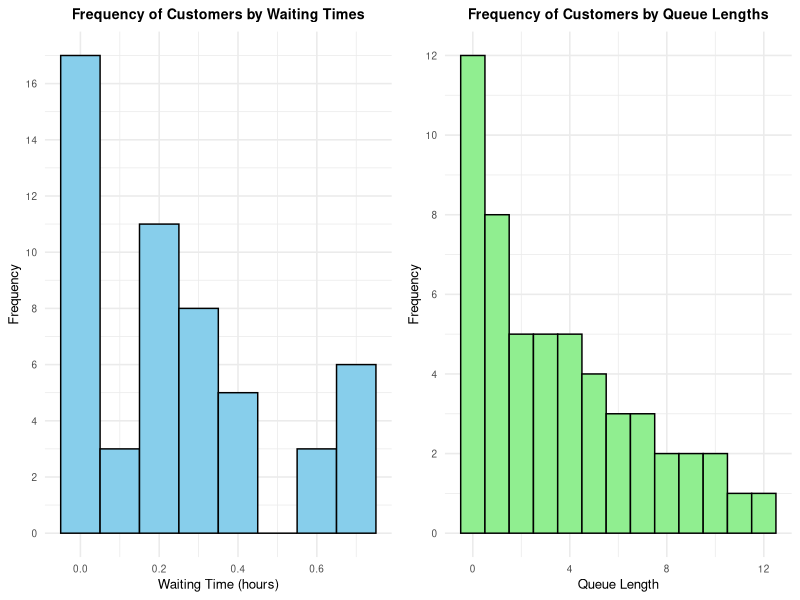
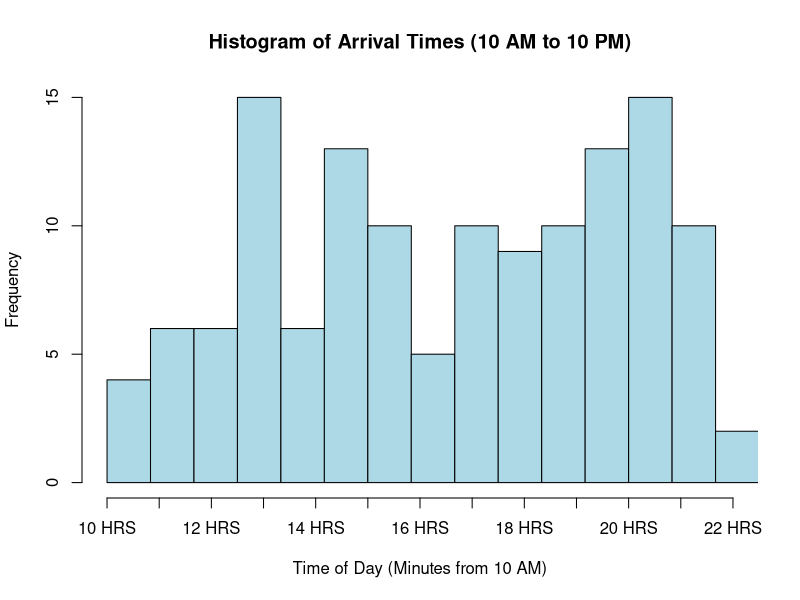
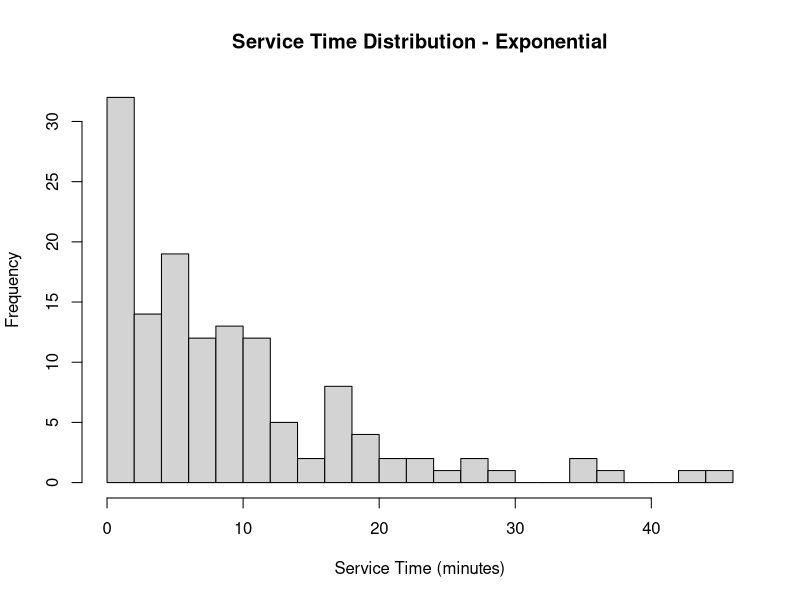
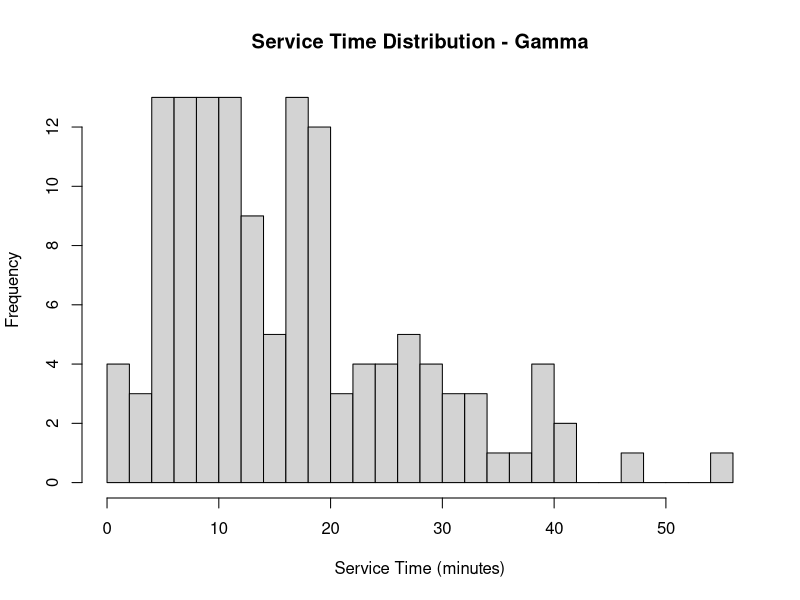
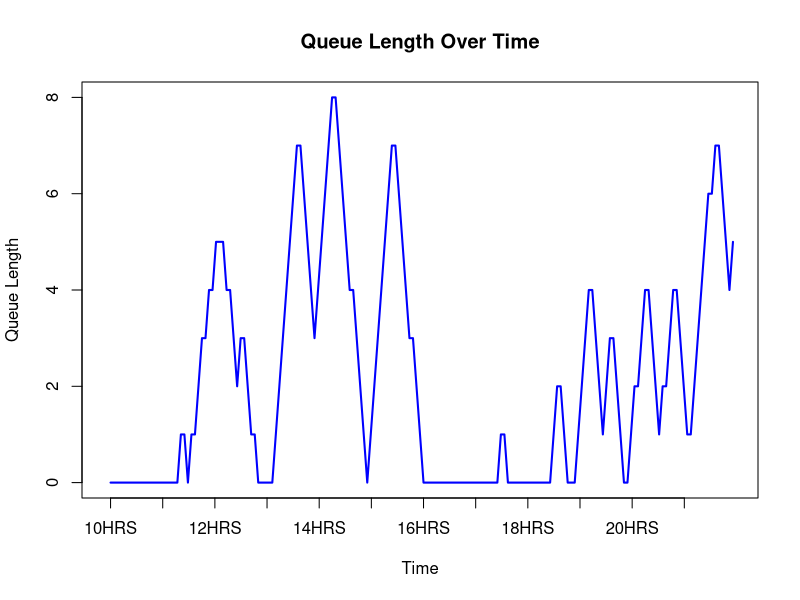

Write the R code that produced these figures, in order.
## ---- chunk 1
knitr::opts_chunk$set(echo = FALSE)
## ---- chunk 2
library(ggplot2)
library(gridExtra)

set.seed(2) 

operating_hours <- 12  
lambda_arrival <- 5   
lambda_service <- 6   

total_arrivals <- rpois(1, lambda_arrival * operating_hours)
arrival_times <- cumsum(rexp(total_arrivals, rate = lambda_arrival))

service_times <- rexp(total_arrivals, rate = lambda_service)

wait_times <- numeric(total_arrivals)
queue_lengths <- numeric(total_arrivals)
table_free_time <- 0
current_queue <- 0
downtime <- 0

for (i in 1:total_arrivals) {
  if (arrival_times[i] > table_free_time) {
    downtime <- downtime + (arrival_times[i] - table_free_time)
  }
  
  while (current_queue > 0 && table_free_time <= arrival_times[i]) {
    current_queue <- current_queue - 1
  }
  
  wait_time <- max(0, table_free_time - arrival_times[i])
  wait_times[i] <- wait_time
  
  if (arrival_times[i] < table_free_time) {
    current_queue <- current_queue + 1
  }
  
  table_free_time <- max(table_free_time, arrival_times[i]) + service_times[i]
  
  queue_lengths[i] <- current_queue
}

mean_wait <- mean(wait_times) * 60 
median_wait <- median(wait_times) * 60 
mean_queue_length <- mean(queue_lengths)
downtime_hours <- downtime

results <- data.frame(
  Metric = c("Mean Waiting (min)", "Median Waiting (min)", "Mean Queue Length", "Downtime (hours)"),
  Value = c(mean_wait, median_wait, mean_queue_length, downtime_hours)
)

print(results)
## ---- chunk 3
library(ggplot2)
library(gridExtra)

wait_times_df <- data.frame(wait_times)
queue_length_df <- data.frame(queue_lengths)

waiting_times_plot <- ggplot(wait_times_df, aes(x = wait_times)) +
  geom_histogram(binwidth = 0.1, fill = "skyblue", color = "black") +
  labs(title = "Frequency of Customers by Waiting Times",
       x = "Waiting Time (hours)", y = "Frequency") +
  scale_y_continuous(breaks = seq(0, 20, 2)) +
  theme_minimal(base_size = 12) + 
  theme(
    plot.title = element_text(size = rel(0.85), face = "bold", hjust = 0.5), 
    axis.title = element_text(size = rel(0.8)),              
    axis.text = element_text(size = rel(0.6))           
  )

queue_lengths_plot <- ggplot(queue_length_df, aes(x = queue_lengths)) +
  geom_histogram(binwidth = 1, fill = "lightgreen", color = "black") +
  labs(title = "Frequency of Customers by Queue Lengths",
       x = "Queue Length", y = "Frequency") +
  scale_y_continuous(breaks = seq(0, 15, 2)) +
  theme_minimal(base_size = 12) +
  theme(
    plot.title = element_text(size = rel(0.85), face = "bold", hjust = 0.5),  
    axis.title = element_text(size = rel(0.8)),              
    axis.text = element_text(size = rel(0.6))                
  )

grid.arrange(waiting_times_plot, queue_lengths_plot, ncol = 2)

## ---- chunk 4
set.seed(223)

time_intervals <- c(0, 120, 300, 420, 720)
arrival_rates <- c(4, 12, 5, 15)
service_rates <- c(6,6,6,6,6,6,6,9,9,9,9,9)
n_tables <- 5

#exponential rv
#inverse_cdf_exp <- function(lambda) {
 # -log(1 - runif(1)) / lambda
#}

simulate_poisson_arrivals <- function(lambda, start_time, end_time) {
  n_arrivals <- rpois(1, (lambda / 60) * (end_time - start_time))
  sort(runif(n_arrivals, start_time, end_time))
}

arrival_times <- c()
for (i in 1:4) {
  arrivals <- simulate_poisson_arrivals(arrival_rates[i], time_intervals[i], time_intervals[i + 1])
  arrival_times <- c(arrival_times, arrivals)
}

arrival_times_in_day <- arrival_times + 600

hist(arrival_times_in_day, 
     main = "Histogram of Arrival Times (10 AM to 10 PM)", 
     xlab = "Time of Day (Minutes from 10 AM)", 
     ylab = "Frequency", 
     col = "lightblue", 
     border = "black", 
     breaks = 20, 
     xlim = c(600, 1320),
     xaxt = "n")

axis(1, at = seq(600, 1320, by = 60), labels = paste(seq(10, 22), "HRS", sep = " "))
## ---- chunk 5
set.seed(223)
service_times_old <- sapply(arrival_times, function(t) {
  hour <- ceiling(t / 60) 
  rexp(1, rate = service_rates[hour]/60)
})


hist(service_times_old, main = "Service Time Distribution - Exponential", xlab = "Service Time (minutes)", breaks = 30)
## ---- chunk 6
set.seed(223)
service_times <- sapply(arrival_times, function(t) {
  hour <- ceiling(t / 60) 
  shape <- 2
  rate <- service_rates[hour] / 60
  rgamma(1, shape = shape, rate = rate)
})

hist(service_times, main = "Service Time Distribution - Gamma", xlab = "Service Time (minutes)", breaks = 30)
## ---- chunk 7
set.seed(223)
current_time <- 0
downtime <- 0
queue <- c()
queue_lengths <- c()
busy_tables <- rep(0, n_tables)
waiting_times <- c()
queue_waiting_times <- c()

for (i in seq_along(arrival_times)) {
  next_arrival <- arrival_times[i+1]
  current_time <- arrival_times[i]
  if(all(busy_tables <= current_time)){
    #print(paste("All tables free"))
  }
  if (all(busy_tables <= current_time) && length(queue) == 0) {
    downtime <- downtime + (next_arrival - current_time)
    #print(paste("Downtime:", downtime))
  }
  busy_tables[busy_tables <= current_time] <- 0
  if (any(busy_tables == 0)) {
    next_table <- which(busy_tables == 0)[1]
    service_time <- service_times[i]
    busy_tables[next_table] <- current_time + service_time
    #print(paste("Seating customer at table", next_table, "at time:", current_time, "for service time:", service_time))
    waiting_times <- c(waiting_times, 0)
  } else {
    queue <- c(queue, current_time)
  }
  queue_lengths <- c(queue_lengths, length(queue))
  while (length(queue) > 0 && any(busy_tables == 0)) {
    next_table <- which(busy_tables == 0)[1]
    wait_time <- current_time - queue[1]
    waiting_times <- c(waiting_times, wait_time)
    queue_waiting_times <- c(queue_waiting_times, wait_time)
    service_time <- service_times[i]
    busy_tables[next_table] <- current_time + service_time
    queue <- queue[-1] 
    queue_lengths <- c(queue_lengths, length(queue))
  }
}

first_downtime <- arrival_times[1]
total_dowtime <- downtime + first_downtime

plot(queue_lengths, type = "l", xlab = "Time", ylab = "Queue Length", 
     main = "Queue Length Over Time", col = "blue", lwd = 2, 
     xaxt = "n", xlim = c(0, length(queue_lengths)))

axis(1, at = seq(1, length(queue_lengths), by = length(queue_lengths) / 12), 
     labels = paste(10 + (seq(1, length(queue_lengths), by = length(queue_lengths) / 12) - 1) / (length(queue_lengths) / 12), "HRS", sep=""))
